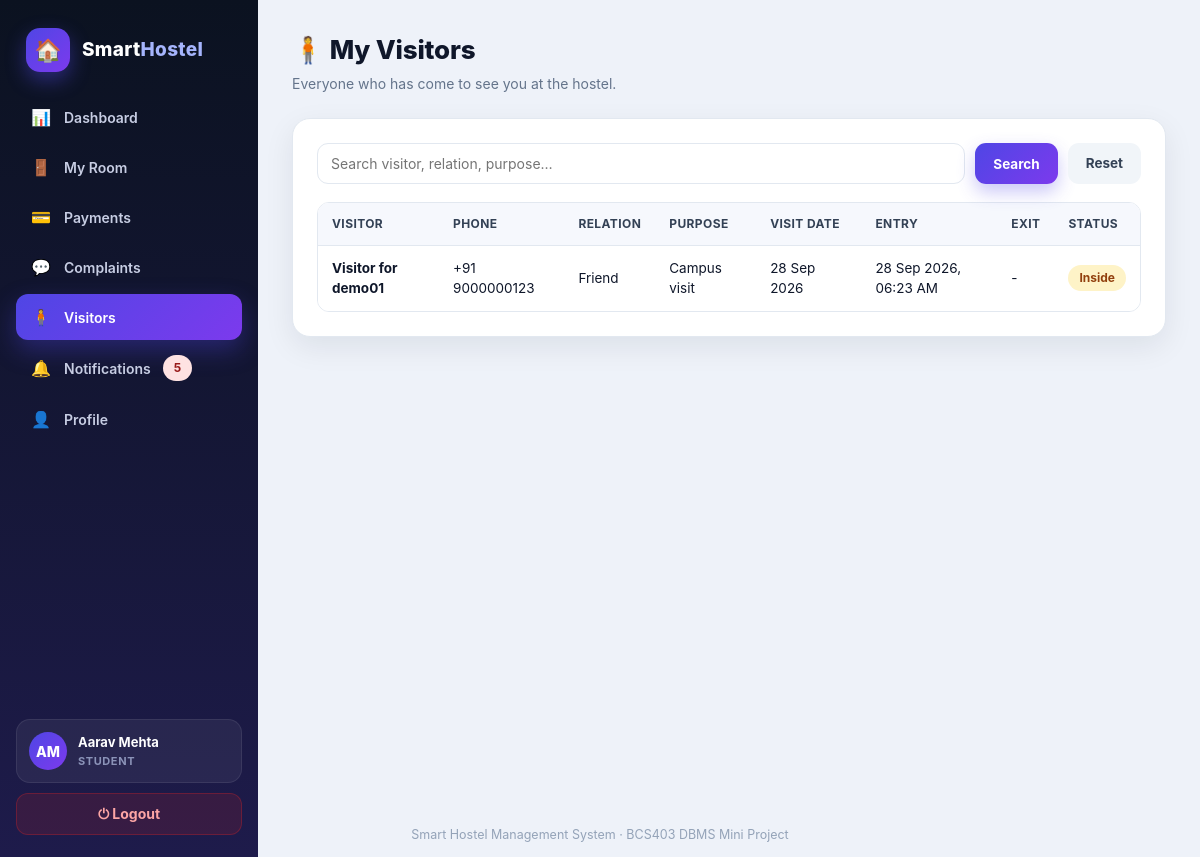
Page /student/visitor_records.php (signed in) on the committed database.
### tables this page shows
CREATE TABLE IF NOT EXISTS visitors (
    id            INT AUTO_INCREMENT PRIMARY KEY,
    student_id    INT          NOT NULL,
    visitor_name  VARCHAR(100) NOT NULL,
    visitor_phone VARCHAR(25)  DEFAULT NULL,
    relation      VARCHAR(100) NOT NULL,
    purpose       VARCHAR(255) DEFAULT NULL,
    visit_date    DATE         NOT NULL,
    entry_time    DATETIME     DEFAULT NULL,
    exit_time     DATETIME     DEFAULT NULL,
    status        ENUM('Inside','Exited') NOT NULL DEFAULT 'Inside',
    flagged       TINYINT(1) NOT NULL DEFAULT 0,
    created_at    TIMESTAMP    DEFAULT CURRENT_TIMESTAMP,
    INDEX idx_visitor_student (student_id),
    FOREIGN KEY (student_id) REFERENCES users(id) ON DELETE CASCADE
);

### includes/config.php (called while the page is built, shortened)
<?php
function safe($val) {
    return htmlspecialchars((string)$val, ENT_QUOTES, 'UTF-8');
}
function formatDate($date, $fallback = '-') {
    $t = strtotime($date);
    return $t ? date('d M Y', $t) : $fallback;
}
function formatDateTime($date, $fallback = '-') {
    if (empty($date) || $date === '0000-00-00 00:00:00') return $fallback;
    $t = strtotime($date);
    return $t ? date('d M Y, h:i A', $t) : $fallback;
}

### student/visitor_records.php (the view, shortened to what this page needs)
<?php
require_once __DIR__ . '/../includes/config.php';
$studentId = (int)$_SESSION['user_id'];
$search = trim($_GET['search'] ?? '');
if ($search !== '') {
    $like = "%$search%";
    $stmt = $conn->prepare(
        "SELECT * FROM visitors
         WHERE student_id = ? AND (visitor_name LIKE ? OR visitor_phone LIKE ? OR relation LIKE ? OR purpose LIKE ?)
         ORDER BY id DESC"
    );
    $stmt->bind_param('issss', $studentId, $like, $like, $like, $like);
} else {
    $stmt = $conn->prepare('SELECT * FROM visitors WHERE student_id = ? ORDER BY id DESC');
    $stmt->bind_param('i', $studentId);
}
$stmt->execute();
$visitors = $stmt->get_result();
require_once __DIR__ . '/../includes/header.php';
?>
<div class="layout">
<?php require_once __DIR__ . '/../includes/sidebar.php'; ?>
<main class="main">
    <div class="page-head">
        <h1>🧍 My Visitors</h1>
        <p>Everyone who has come to see you at the hostel.</p>
    </div>
    <div class="card">
        <form method="GET" class="search-bar">
            <input class="input" type="text" name="search" placeholder="Search visitor, relation, purpose…" value="<?php echo safe($search); ?>">
            <button class="btn btn-primary" type="submit">Search</button>
            <a class="btn btn-ghost" href="visitor_records.php">Reset</a>
        </form>
        <div class="table-wrap">
            <table>
                <thead><tr><th>Visitor</th><th>Phone</th><th>Relation</th><th>Purpose</th><th>Visit date</th><th>Entry</th><th>Exit</th><th>Status</th></tr></thead>
                <tbody>
                <?php if ($visitors->num_rows): while ($v = $visitors->fetch_assoc()): ?>
                    <tr>
                        <td><strong><?php echo safe($v['visitor_name']); ?></strong></td>
                        <td><?php echo safe($v['visitor_phone'] ?: '-'); ?></td>
                        <td><?php echo safe($v['relation']); ?></td>
                        <td><?php echo safe($v['purpose'] ?: '-'); ?></td>
                        <td><?php echo formatDate($v['visit_date']); ?></td>
                        <td><?php echo formatDateTime($v['entry_time']); ?></td>
                        <td><?php echo formatDateTime($v['exit_time']); ?></td>
                        <td><span class="badge <?php echo $v['status'] === 'Inside' ? 'badge-yellow' : 'badge-green'; ?>"><?php echo safe($v['status']); ?></span></td>
                    </tr>
                <?php endwhile; else: ?>
                    <tr><td colspan="8" class="empty-row">No visitor records yet.</td></tr>
                <?php endif; ?>
                </tbody>
            </table>
        </div>
    </div>
</main>
</div>
<?php require_once __DIR__ . '/../includes/footer.php'; ?>

### assets/css/style.css (style rules this page uses)
:root { --bg: #eef2f9; --surface: #ffffff; --ink: #0f172a; --muted: #64748b; --line: #e2e8f0; --accent: #4f46e5; --accent-2: #7c3aed; --accent-soft: #eef0ff; --success: #16a34a; --success-soft: #dcfce7; --danger: #dc2626; --danger-soft: #fee2e2; --warning: #b45309; --warning-soft: #fef3c7; --info: #1d4ed8; --info-soft: #dbeafe; --sidebar-1: #0b1220; --sidebar-2: #1e1b4b; --radius: 18px; --shadow: 0 10px 30px rgba(15, 23, 42, .08); --shadow-lg: 0 24px 60px rgba(15, 23, 42, .14); }
* { margin: 0; padding: 0; box-sizing: border-box; }
body { font-family: "Inter", "Segoe UI", system-ui, -apple-system, Arial, sans-serif; background: var(--bg); color: var(--ink); line-height: 1.5; }
a { color: var(--accent); }
.layout { display: flex; min-height: 100vh; }
.main { margin-left: 258px; flex: 1; padding: 30px 34px 10px; min-width: 0; }
.page-head { margin-bottom: 24px; }
.page-head h1 { font-size: 26px; font-weight: 800; letter-spacing: -.2px; }
.page-head p { color: var(--muted); margin-top: 4px; font-size: 14px; }
.card { background: var(--surface); border-radius: var(--radius); box-shadow: var(--shadow); border: 1px solid var(--line); padding: 24px; margin-bottom: 24px; }
.table-wrap { overflow-x: auto; border-radius: 12px; border: 1px solid var(--line); }
table { width: 100%; border-collapse: collapse; font-size: 13.5px; background: var(--surface); }
thead th { text-align: left; background: #f6f8fd; color: #334155; font-weight: 700; font-size: 12px; text-transform: uppercase; letter-spacing: .4px; padding: 12px 14px; white-space: nowrap; }
tbody td { padding: 12px 14px; border-top: 1px solid var(--line); vertical-align: middle; }
.badge { display: inline-flex; align-items: center; gap: 5px; padding: 4px 11px; border-radius: 999px; font-size: 12px; font-weight: 700; white-space: nowrap; }
.badge-yellow { background: var(--warning-soft); color: #92400e; }
.btn { display: inline-flex; align-items: center; justify-content: center; gap: 7px; border: none; cursor: pointer; text-decoration: none; padding: 10px 18px; border-radius: 11px; font-weight: 700; font-size: 13.5px; font-family: inherit; transition: transform .15s, box-shadow .15s, background .15s; }
.btn-primary { background: linear-gradient(135deg, var(--accent), var(--accent-2)); color: #fff; box-shadow: 0 8px 18px rgba(79, 70, 229, .30); }
.btn-ghost { background: #f1f5f9; color: #334155; }
.input, select.input, textarea.input { border: 1.5px solid var(--line); border-radius: 11px; padding: 11px 13px; font-size: 14px; font-family: inherit; background: #fff; color: var(--ink); width: 100%; outline: none; transition: border-color .15s, box-shadow .15s; }
.search-bar { display: flex; gap: 10px; margin-bottom: 18px; flex-wrap: wrap; }
.search-bar .input { flex: 1; min-width: 200px; }

### rows in the picture
visitors: visitor_name "Visitor for demo01", visitor_phone "+91 9000000123", relation "Friend", purpose "Campus visit", visit_date "28 Sep 2026", entry_time "28 Sep 2026, 06:23 AM", exit_time "-", status "Inside"

### other values in the picture
$unreadCount "5"
safe($navInitials) "AM"
safe($navName) "Aarav Mehta"
safe(ucfirst($navRole)) "STUDENT"
